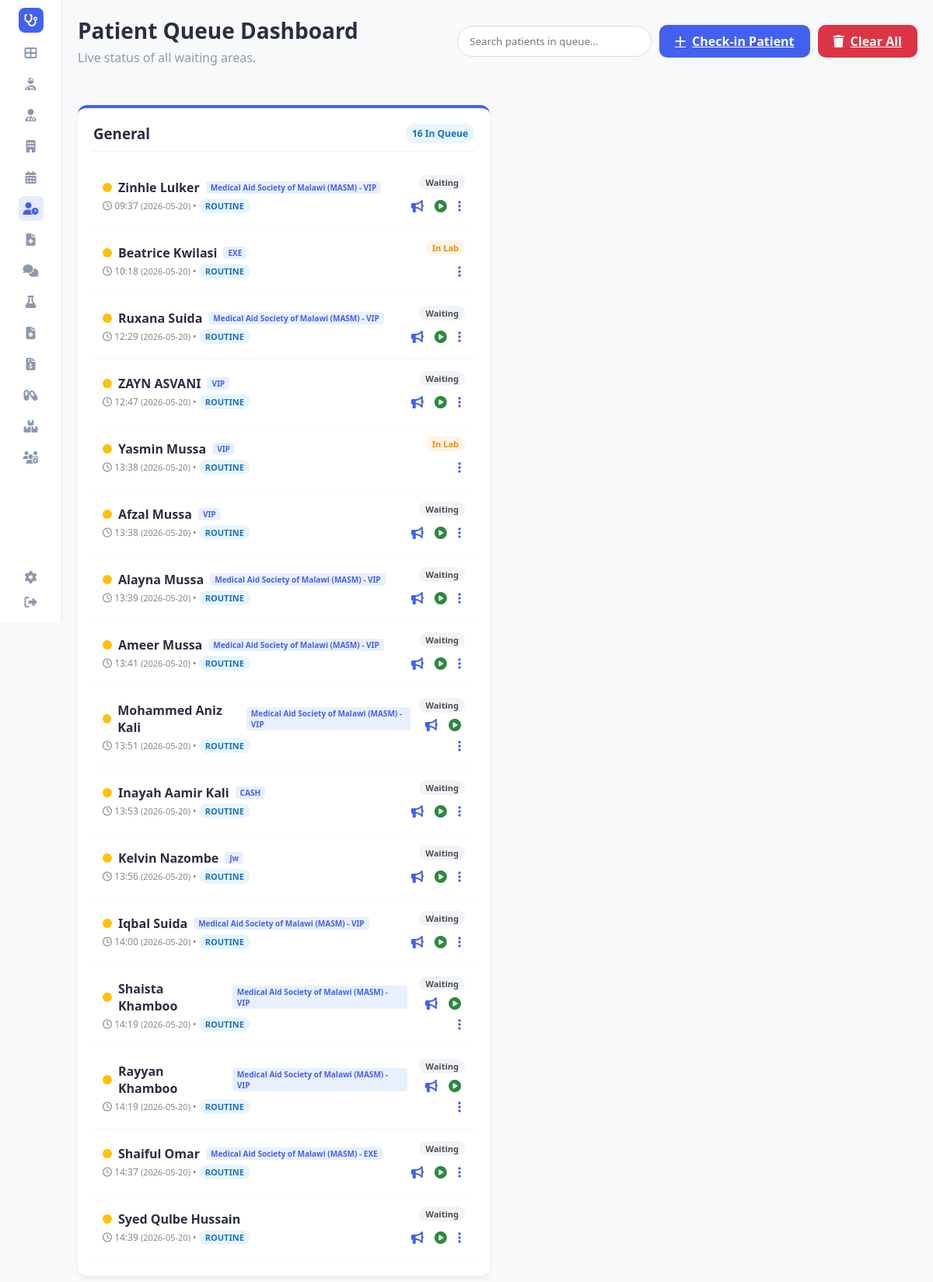
/queue/dashboard (signed in), run on the app's committed database.
### tables this page shows
CREATE TABLE queue (
                queue_id TEXT PRIMARY KEY,
                patient_id TEXT,
                patient_name TEXT,
                doctor_id TEXT,
                status TEXT,
                priority TEXT,
                arrival_time TEXT,
                estimated_wait TEXT,
                department TEXT,
                visit_reason TEXT,
                special_category TEXT,
                check_in_time TEXT,
                assigned_doctor_id TEXT,
                doctor_name TEXT,
                triage_level TEXT,
                date_added TEXT,
                vitals TEXT,
                assigned_nurse_id TEXT,
                last_called_time TEXT,
                requeued_count INTEGER,
                notes TEXT
            , is_deleted INTEGER DEFAULT 0, deleted_at TEXT);

CREATE TABLE patients (
                patient_id TEXT PRIMARY KEY,
                first_name TEXT,
                last_name TEXT,
                date_of_birth TEXT,
                gender TEXT,
                phone TEXT,
                email TEXT,
                address TEXT,
                emergency_contact TEXT,
                blood_group TEXT,
                medical_history TEXT,
                created_date TEXT,
                scheme_provider TEXT,
                scheme_type TEXT
            , is_deleted INTEGER DEFAULT 0, deleted_at TEXT);

### app.py (the view)
@app.route('/queue/dashboard')
def queue_dashboard():
    active_items = [q for q in hms.queue if (q.status or '').strip() not in ['Completed', 'No-show']]
    queues_by_dept = {}
    for q in active_items:
        d = q.department or 'General'
        queues_by_dept.setdefault(d, []).append(q)
    for d in queues_by_dept:
        queues_by_dept[d] = sorted(queues_by_dept[d], key=lambda x: (x.priority or 'Routine', x.arrival_time or ''))
    return render_template('queue/dashboard.html', queues_by_dept=queues_by_dept, doctors=hms.doctors, departments=hms.departments or ['General'], active_page='queue')

### app.py (called while the page is built)
@app.before_request
def require_login():
    allowed_routes = ['login', 'register', 'static']
    if request.endpoint not in allowed_routes and 'user_id' not in session:
        return redirect(url_for('login'))

@app.context_processor
def inject_user():
    username = session.get('username')
    role = session.get('role')
    unread = 0
    if username:
        unread = hms.get_unread_count(username, role)
    return dict(current_user=username, current_role=role, unread_messages_count=unread, hms=hms)

### database/db_manager.py (called while the page is built)
    def get_connection(self):
        conn = sqlite3.connect(self.db_file)
        conn.row_factory = sqlite3.Row
        return conn

    def _row_to_obj(self, cls: Type[T], row: sqlite3.Row) -> T:
        d = dict(row)
        for field in fields(cls):
            if field.type in (dict, Dict[str, Any], list, List[Any]) and d.get(field.name):
                try:
                    d[field.name] = json.loads(d[field.name])
                except:
                    pass
            elif field.type == bool and field.name in d:
                d[field.name] = bool(d[field.name])
        allowed = {f.name for f in fields(cls)}
        filtered = {k: v for k, v in d.items() if k in allowed}
        return cls(**filtered)

    def get_all(self, cls: Type[T], table: str, limit: int = 100, offset: int = 0, order_by: str = None, where_clause: str = None, params: tuple = ()) -> List[T]:
        try:
            order_clause = f"ORDER BY {order_by}" if order_by else ""
            where_clause = f"WHERE {where_clause}" if where_clause else ""
            conn = self.get_connection()
            cursor = conn.cursor()
            cursor.execute(f"SELECT * FROM {table} {where_clause} {order_clause} LIMIT ? OFFSET ?", params + (limit, offset))
            rows = cursor.fetchall()
            conn.close()
            return [self._row_to_obj(cls, row) for row in rows]
        except Exception as e:
            print(f"Error getting from {table}: {e}")
            return []

    def get_by_id(self, cls: Type[T], table: str, id_value: str, id_field: str) -> Optional[T]:
        try:
            conn = self.get_connection()
            cursor = conn.cursor()
            cursor.execute(f"SELECT * FROM {table} WHERE {id_field} = ?", (id_value,))
            row = cursor.fetchone()
            conn.close()
            return self._row_to_obj(cls, row) if row else None
        except Exception as e:
            print(f"Error getting from {table}: {e}")
            return None

### templates/queue/dashboard.html (shortened to what this page needs)
<!DOCTYPE html>
<html lang="en">
<head>
    <link rel="stylesheet" href="{{ url_for('static', filename='style.css') }}">
    <link rel="stylesheet" href="https://cdnjs.cloudflare.com/ajax/libs/font-awesome/6.4.0/css/all.min.css">
</head>
<body>
    <div class="container">
        {% include 'sidebar.html' %}
        <main class="main-content">
            <header class="header">
                <div class="header-left">
                    <h1>Patient Queue Dashboard</h1>
                    <p>Live status of all waiting areas.</p>
                </div>
                <div class="header-right" style="display: flex; gap: 10px; align-items: center;">
                    <input type="text" id="globalQueueSearch" placeholder="Search patients in queue..." style="padding: 10px 15px; border: 1px solid #ddd; border-radius: 20px; width: 250px; outline: none;">
                    <a href="{{ url_for('queue_checkin') }}" class="btn btn-primary"><i class="fas fa-plus"></i> Check-in Patient</a>
                    <a href="{{ url_for('queue_clear_all') }}" class="btn btn-primary" style="background-color:#dc3545;" onclick="return confirm('Clear all items from the queue? This cannot be undone.');"><i class="fas fa-trash"></i> Clear All</a>
                </div>
            </header>
            <div class="queue-grid">
                {% for dept, items in queues_by_dept.items() %}
                <div class="dept-card">
                    <div class="dept-header">
                        <h3>{{ dept }}</h3>
                        <span class="badge" style="background: #e7f5ff; color: #1971c2;">{{ items|length }} In Queue</span>
                    </div>
                    <div class="patient-list">
                        {% for q in items %}
                        {% set patient = hms.get_patient(q.patient_id) %}
                        <div class="patient-row">
                            <div class="patient-info">
                                <div style="display: flex; align-items: center;">
                                    <span class="triage-dot triage-{{ q.triage_level or '3' }}" title="Triage Level: {{ q.triage_level or '3' }}"></span>
                                    <span style="font-weight: 600;">{{ q.patient_name }}</span>
                                    {% if patient and (patient.scheme_provider or patient.scheme_type) %}
                                    <span style="font-size: 10px; padding: 1px 6px; border-radius: 4px; background: #e8f0fe; color: #4361ee; font-weight: 600; margin-left: 8px;">
                                        {{ patient.scheme_provider or '' }} {% if patient.scheme_provider and patient.scheme_type %}-{% endif %} {{ patient.scheme_type or '' }}
                                    </span>
                                    {% endif %}
                                </div>
                                <div style="font-size: 12px; color: #888; margin-top: 4px;">
                                    <i class="far fa-clock"></i> {{ q.arrival_time }}
                                    {% if q.date_added %}
                                    <span style="font-size: 11px; color: #888; font-weight: 500;">({{ q.date_added }})</span>
                                    {% endif %}
                                    &bull; <span class="priority-badge priority-{{ q.priority }}">{{ q.priority }}</span>
                                </div>
                            </div>
                            <div class="patient-status" style="text-align: right;">
                                <span class="status-badge status-{{ q.status|replace(' ', '') }}">{{ q.status }}</span>
                                <div style="margin-top: 5px;">
                                    {% if q.status == 'Waiting' %}
                                    <a href="{{ url_for('queue_call', queue_id=q.queue_id) }}" class="actions-btn" title="Call Patient"><i class="fas fa-bullhorn"></i></a>
                                    {% endif %}
                                    {% if q.status == 'Calling' or q.status == 'Waiting' %}
                                    <a href="{{ url_for('update_queue_status', queue_id=q.queue_id, status='In Consultation') }}" class="actions-btn" style="color: #2b8a3e;" title="Start Consultation"><i class="fas fa-play-circle"></i></a>
                                    {% endif %}
                                    <div style="display: inline-block; position: relative;" class="dropdown">
                                        <button class="actions-btn dropdown-toggle" title="More Actions"><i class="fas fa-ellipsis-v"></i></button>
                                    </div>
                                </div>
                            </div>
                        </div>
                        {% else %}
                        <p style="text-align: center; color: #888; padding: 20px;">No patients in this department.</p>
                        {% endfor %}
                    </div>
                </div>
                {% endfor %}
            </div>
        </main>
    </div>
</body>
</html>

### static/style.css (style rules this page uses)
:root { --primary-color: #4361ee; --secondary-color: #3f37c9; --success-color: #4cc9f0; --warning-color: #f72585; --text-dark: #2b2d42; --text-light: #8d99ae; --bg-light: #f8f9fa; --white: #ffffff; --sidebar-width: 80px; --border-radius: 16px; --shadow: 0 4px 20px rgba(0, 0, 0, 0.05); }
* { margin: 0; padding: 0; box-sizing: border-box; font-family: 'Segoe UI', Tahoma, Geneva, Verdana, sans-serif; }
body { background-color: var(--bg-light); color: var(--text-dark); min-height: 100vh; margin: 0; }
.container { display: flex !important; min-height: 100vh !important; height: auto !important; overflow: visible !important; }
.main-content { flex: 1 !important; padding: 20px !important; display: flex; flex-direction: column; min-width: 0; }
.header { display: flex; justify-content: space-between; align-items: center; margin-bottom: 30px; }
.header-left h1 { font-size: 28px; font-weight: 700; margin-bottom: 5px; }
.header-left p { color: var(--text-light); }
.header-right { display: flex; align-items: center; gap: 15px; }
.btn { padding: 10px 20px; border-radius: 10px; border: none; font-weight: 600; cursor: pointer; display: flex; align-items: center; gap: 8px; }
.btn-primary { background-color: var(--primary-color); color: white; }
.badge { padding: 4px 8px; border-radius: 20px; font-size: 12px; font-weight: 600; }
.dropdown { position: relative; display: inline-block; }

### templates/queue/dashboard.html (style rules this page uses)
.queue-grid { display: grid; grid-template-columns: repeat(auto-fill, minmax(400px, 1fr)); gap: 20px; margin-top: 20px; }
.dept-card { background: #fff; border-radius: 12px; box-shadow: 0 4px 6px rgba(0,0,0,0.05); padding: 20px; border-top: 4px solid #4361ee; }
.dept-header { display: flex; justify-content: space-between; align-items: center; margin-bottom: 15px; padding-bottom: 10px; border-bottom: 1px solid #eee; }
.patient-row { display: flex; justify-content: space-between; align-items: center; padding: 12px; border-bottom: 1px solid #f9f9f9; transition: all 0.2s; }
.triage-dot { width: 12px; height: 12px; border-radius: 50%; display: inline-block; margin-right: 8px; }
.triage-3 { background: #ffc107; }
.priority-badge { font-size: 11px; padding: 2px 8px; border-radius: 10px; font-weight: 600; text-transform: uppercase; }
.priority-Routine { background: #e7f5ff; color: #1971c2; }
.status-badge { font-size: 11px; padding: 2px 8px; border-radius: 10px; font-weight: 600; }
.status-Waiting { background: #f1f3f5; color: #495057; }
.status-InLab { background: #fff4e6; color: #f08c00; }
.actions-btn { background: none; border: none; color: #4361ee; cursor: pointer; font-size: 16px; padding: 5px; }

### data on the page
queue: patient_name "Zinhle Lulker", arrival_time "09:37", date_added "2026-05-20", priority "ROUTINE", status "Waiting"
patients: scheme_provider "Medical Aid Society of Malawi (MASM)", scheme_type "VIP"
queue: patient_name "Beatrice Kwilasi", arrival_time "10:18", date_added "2026-05-20", priority "ROUTINE", status "In Lab"
patients: scheme_type "EXE"
queue: patient_name "Ruxana Suida", arrival_time "12:29", date_added "2026-05-20", priority "ROUTINE", status "Waiting"
patients: scheme_provider "Medical Aid Society of Malawi (MASM)", scheme_type "VIP"
queue: patient_name "ZAYN ASVANI", arrival_time "12:47", date_added "2026-05-20", priority "ROUTINE", status "Waiting"
patients: scheme_type "VIP"
queue: patient_name "Yasmin Mussa", arrival_time "13:38", date_added "2026-05-20", priority "ROUTINE", status "In Lab"
patients: scheme_type "VIP"
queue: patient_name "Afzal Mussa", arrival_time "13:38", date_added "2026-05-20", priority "ROUTINE", status "Waiting"
patients: scheme_type "VIP"
queue: patient_name "Alayna Mussa", arrival_time "13:39", date_added "2026-05-20", priority "ROUTINE", status "Waiting"
patients: scheme_provider "Medical Aid Society of Malawi (MASM)", scheme_type "VIP"
queue: patient_name "Ameer Mussa", arrival_time "13:41", date_added "2026-05-20", priority "ROUTINE", status "Waiting"
patients: scheme_provider "Medical Aid Society of Malawi (MASM)", scheme_type "VIP"
queue: patient_name "Mohammed Aniz Kali", arrival_time "13:51", date_added "2026-05-20", priority "ROUTINE", status "Waiting"
patients: scheme_provider "Medical Aid Society of Malawi (MASM)", scheme_type "VIP"
queue: patient_name "Inayah Aamir Kali", arrival_time "13:53", date_added "2026-05-20", priority "ROUTINE", status "Waiting"
patients: scheme_type "CASH"
queue: patient_name "Kelvin Nazombe", arrival_time "13:56", date_added "2026-05-20", priority "ROUTINE", status "Waiting"
patients: scheme_type "Jw"
queue: patient_name "Iqbal Suida", arrival_time "14:00", date_added "2026-05-20", priority "ROUTINE", status "Waiting"
patients: scheme_provider "Medical Aid Society of Malawi (MASM)", scheme_type "VIP"
queue: patient_name "Shaista Khamboo", arrival_time "14:19", date_added "2026-05-20", priority "ROUTINE", status "Waiting"
patients: scheme_provider "Medical Aid Society of Malawi (MASM)", scheme_type "VIP"
queue: patient_name "Rayyan Khamboo", arrival_time "14:19", date_added "2026-05-20", priority "ROUTINE", status "Waiting"
patients: scheme_provider "Medical Aid Society of Malawi (MASM)", scheme_type "VIP"
queue: patient_name "Shaiful Omar", arrival_time "14:37", date_added "2026-05-20", priority "ROUTINE", status "Waiting"
patients: scheme_provider "Medical Aid Society of Malawi (MASM)", scheme_type "EXE"
queue: patient_name "Syed Qulbe Hussain", arrival_time "14:39", date_added "2026-05-20", priority "ROUTINE", status "Waiting"

### other printed values
{{ dept }} "General"
{{ items|length }} "16"
